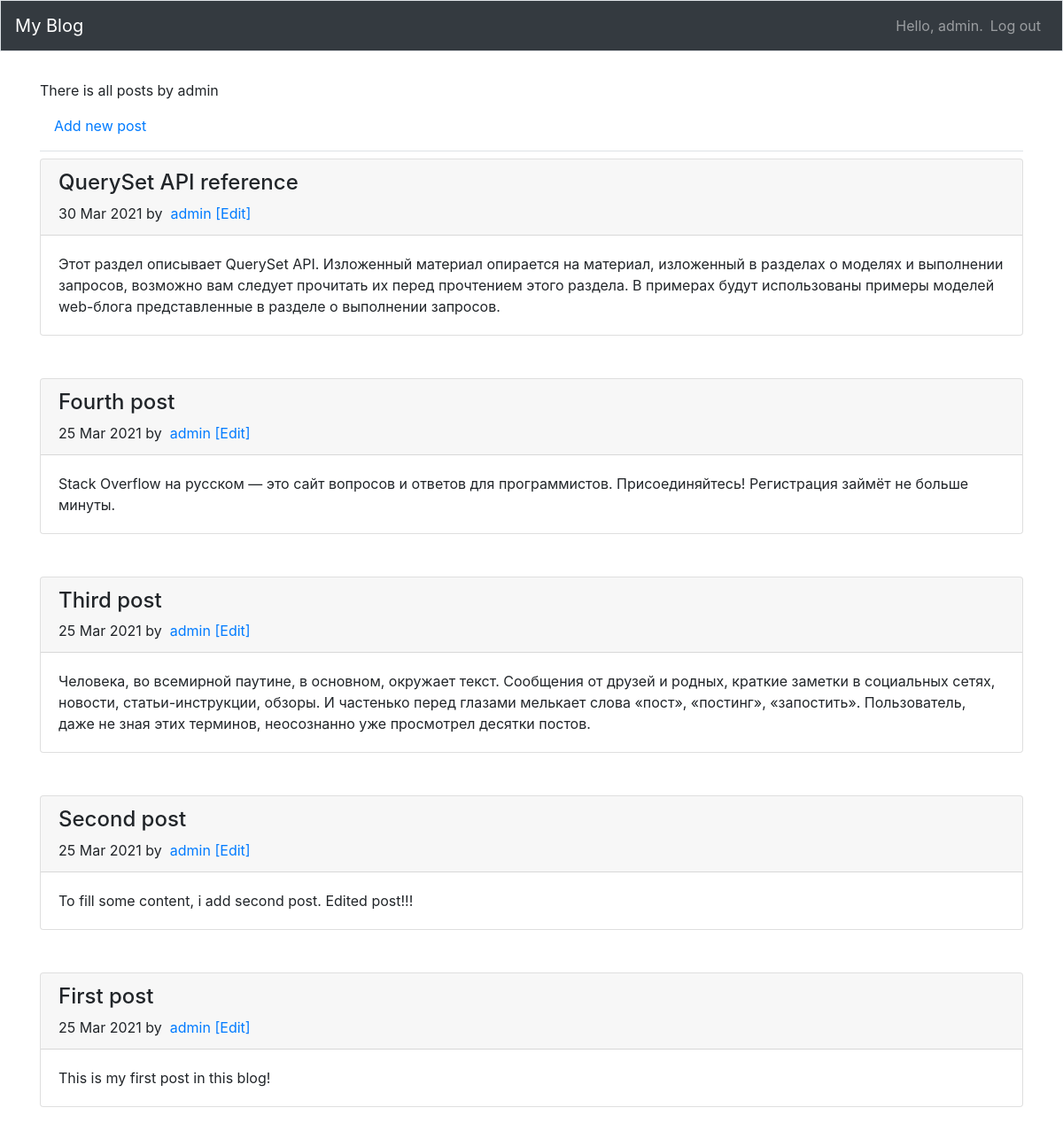
Page /users_posts/?user=admin (signed in) on the committed database.
### blogs/models.py (models this page shows, shortened)
class BlogPost(models.Model):
    owner = models.ForeignKey(User, on_delete=models.CASCADE)
    title = models.CharField(max_length=100)
    text = models.TextField()
    date_added = models.DateTimeField(auto_now_add=True)

### blogs/views.py (the view)
# urls.py: path('users_posts/', views.users_posts, name='users_posts'),
def users_posts(request):
    if request.method != 'POST':
        user_id = User.objects.get(username=request.GET['user'])
        posts = BlogPost.objects.all().filter(owner=user_id).order_by('-date_added')
        context = {'posts': posts, 'owner': user_id}
    return render(request, 'blogs/users_posts.html', context)

### blogs/templates/blogs/users_posts.html
{% extends 'blogs/base.html' %}
{% load bootstrap4 %}
{% block page_header %}
    <div class="nav-item align-content-lg-center">
        <span class="navbar-text">There is all posts by {{ owner }}</span>
    </div>
    <div class="nav-item d-inline-flex">
        {% if user.is_authenticated %}
            <a class="nav-link" href="{% url 'blogs:new_post' %}">Add new post</a>
        {% endif %}
    </div>
{% endblock page_header %}
{% block content %}
<div>
      {% for post in posts %}
        <div class="card mb-5">
          <div class="card-header">
              <h4>{{ post.title }}</h4>
              <span class="d-inline-flex">
                  {{ post.date_added|date:'d M Y' }}
              </span>
              <span class="d-inline-flex mr-auto">
                by &nbsp;
                <a href="{% url 'blogs:users_posts' %}?user={{ post.owner }}"
                   title="Все посты {{ post.owner }}">
                    {{ post.owner }}
                </a>
              </span>
              {% if post.owner.id == user.id %}
                <span class="d-inline-flex">
                    <a href="{% url 'blogs:edit_post' %}?post_id={{ post.id }}">[Edit]</a>
                </span>
              {% endif %}
          </div>
          <div class="card-body">
            {{ post.text }}
          </div>
        </div>
      {% empty %}
        <p>No posts yet</p>
      {% endfor %}
</div>
{% endblock content %}

### blogs/templates/blogs/base.html (shortened to what this page needs)
{% load bootstrap4 %}
<!doctype html>
<html lang="en">
<head>
    {% bootstrap_css %}
</head>
<body>
    <nav class="navbar navbar-expand-md navbar-dark bg-dark mb-4 border">
        <a class="navbar-brand" href="{%  url 'blogs:summary' %}">My Blog</a>
        <div class="collapse navbar-collapse" id="navbarCollapse">
            <ul class="navbar-nav ml-auto">
                {% if user.is_authenticated %}
                    <li class="nav-item">
                        <span class="navbar-text"> Hello, {{ user.username }}.</span>
                    </li>
                    <li class="nav-item">
                        <a class="nav-link" href="{% url 'users:logout' %}">Log out</a>
                    </li>
                {% else %}
                    <a class="nav-link" href="{% url 'users:login' %}">Log in</a>
                    <span class="navbar-text"> or </span>
                    <a class="nav-link" href="{% url 'users:register' %}">Register</a>
                {% endif %}
            </ul>
        </div>
    </nav>
    <main role="main" class="container">
        <div class="pb-2 mb-2 border-bottom">
            {% block page_header %}{% endblock page_header %}
        </div>
        <div>
            {% block content %}{% endblock content %}
        </div>
    </main>
</body>
</html>

### rows in the picture
BlogPost: title "QuerySet API reference", date_added "30 Mar 2021", owner "admin", text "Этот раздел описывает QuerySet API. Изложенный материал опирается на материал, изложенный в разделах о моделях и выполнении запросов, возможно вам следует прочитать их перед прочтением этого раздела. В примерах будут использованы примеры моделей web-блога представленные в разделе о выполнении запросов."
BlogPost: title "Fourth post", date_added "25 Mar 2021", owner "admin", text "Stack Overflow на русском — это сайт вопросов и ответов для программистов. Присоединяйтесь! Регистрация займёт не больше минуты."
BlogPost: title "Third post", date_added "25 Mar 2021", owner "admin", text "Человека, во всемирной паутине, в основном, окружает текст. Сообщения от друзей и родных, краткие заметки в социальных сетях, новости, статьи-инструкции, обзоры. И частенько перед глазами мелькает слова «пост», «постинг», «запостить». Пользователь, даже не зная этих терминов, неосознанно уже просмотрел десятки постов."
BlogPost: title "Second post", date_added "25 Mar 2021", owner "admin", text "To fill some content, i add second post. Edited post!!!"
BlogPost: title "First post", date_added "25 Mar 2021", owner "admin", text "This is my first post in this blog!"

### other values in the picture
{{ user.username }} "admin"
{{ owner }} "admin"
